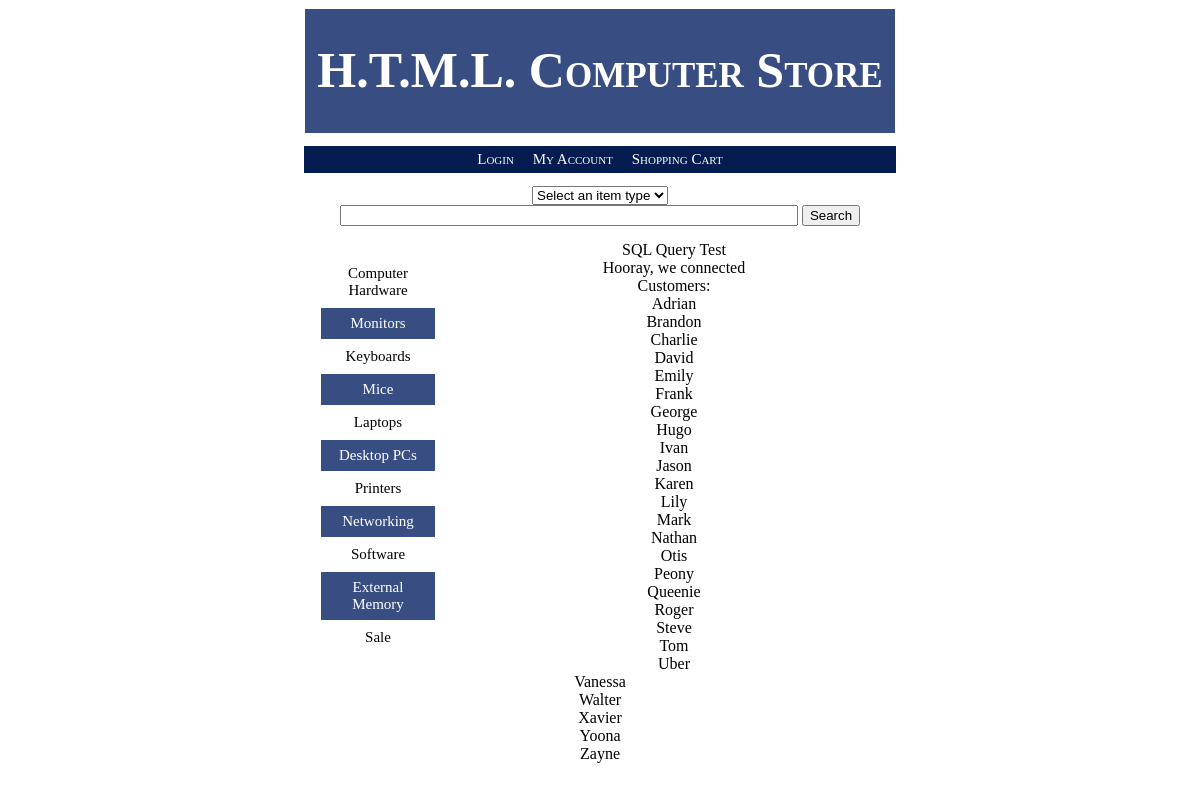
Screenshot of /computerstore.php with the database file from the repository.
### tables this page shows
CREATE TABLE Customer_Account(
 	c_id INT NOT NULL,
 	c_name VARCHAR(20),
 	c_address VARCHAR(20),
 	c_email VARCHAR(20) NOT NULL,
 	c_phone INT NOT NULL,
	c_pass VARCHAR(20),
 	PRIMARY KEY (c_id, c_email, c_phone)
 	);

### computerstore.php (the view, shortened to what this page needs)
<!DOCTYPE html>
<html>
	<body>
	<div id="wrapper">
	<div id="left" class="column">&nbsp;</div>
	<div id="middle" class="column">
		<center>
			<div id="header"><h1><a class="header" href="computerstore.php">H.T.M.L. Computer Store</a></h1></div>
			<div id="nav"><h2><a href="login.php">Login</a>&nbsp;&nbsp;&nbsp;&nbsp;&nbsp;My Account&nbsp;&nbsp;&nbsp;&nbsp;&nbsp;Shopping Cart</h2></div>
			<div id="searchbar">
				<form action="search.php" method="post">
				<select name="itemType">
					<option value="0">Select an item type</option>
				</select>
				<input type="text" name="search" class="search" value=""></input>
				<input type="submit" value="Search"/>
				</form>
			</div>
		</center>
			<div id="navbar" class="column">
				<table id="items" width="100%" cellpadding="7px">
					<tbody align="center">
					<tr><td>Computer Hardware</td></tr>
					<tr><td>Monitors</td></tr>
					<tr><td>Keyboards</td></tr>
					<tr><td>Mice</td></tr>
					<tr><td>Laptops</td></tr>
					<tr><td>Desktop PCs</td></tr>
					<tr><td>Printers</td></tr>
					<tr><td>Networking</td></tr>
					<tr><td>Software</td></tr>
					<tr><td>External Memory</td></tr>
					<tr><td>Sale</td></tr>
					</tbody>
				</table>
			</div>
		<center>
<?php
   $title = "SQL Query Test";
   echo nl2br($title);
   try{
   if(!$pdo = new PDO('mysql:host=localhost;dbname=computerstoredb',
    'root',
    'admin1')
	){
	$sad = "\r\n :( \r\n";
	echo nl2br($sad);
    exit;
	}
	$yay = "\r\n Hooray, we connected \r\n";
	echo nl2br($yay);
	}
	catch (PDOException $Exception){
		$error = "\r\nCould not connect: " . $Exception->getMessage( );
		echo nl2br($error);
	}
	$sql = "SELECT c_name FROM customer_account ORDER BY c_name";
	echo "Customers: <br />";
	foreach ($pdo->query($sql) as $row) {
		echo nl2br($row['c_name']);
		echo "<br />";
	}
?>
	</div></center>
	<div id="right" class="column">&nbsp;</div>
</body>
</html>

### computerstore.php (style rules this page uses)
a { color: white; text-decoration: none; }
#wrapper .column { position: relative; float: left; }
#left { width: 25%; }
#middle { width: 50%; }
#right { width: 25%; }
#navbar { width: 25%; }
#header { background: #384E82; height: 100%; border: 1px solid white; }
#searchbar { padding-bottom: 15px; }
.search { width: 450px; }
h1 { color: white; font-size: 50px; font-weight: bold; font-variant: small-caps; font-family: Arial Black; line-height: 50px; padding-top: 2px; padding-bottom: 5px; }
h2 { color: white; font-family: "Century Gothic"; font-weight: normal; font-size: 15px; background: #051C50; font-variant: small-caps; padding: 5px; }
table#items { padding: 15px; font-family: Verdana; align: middle; font-size: 15px; }
table#items tr:nth-child(even) { background: #384E82; color: white; }

### rows the page displays
customer_account: c_name "Adrian"
customer_account: c_name "Brandon"
customer_account: c_name "Charlie"
customer_account: c_name "David"
customer_account: c_name "Emily"
customer_account: c_name "Frank"
customer_account: c_name "George"
customer_account: c_name "Hugo"
customer_account: c_name "Ivan"
customer_account: c_name "Jason"
customer_account: c_name "Karen"
customer_account: c_name "Lily"
customer_account: c_name "Mark"
customer_account: c_name "Nathan"
customer_account: c_name "Otis"
customer_account: c_name "Peony"
customer_account: c_name "Queenie"
customer_account: c_name "Roger"
customer_account: c_name "Steve"
customer_account: c_name "Tom"
customer_account: c_name "Uber"
customer_account: c_name "Vanessa"
customer_account: c_name "Walter"
customer_account: c_name "Xavier"
customer_account: c_name "Yoona"
customer_account: c_name "Zayne"

### other values shown
$title "SQL Query Test"
$yay "Hooray, we connected"
